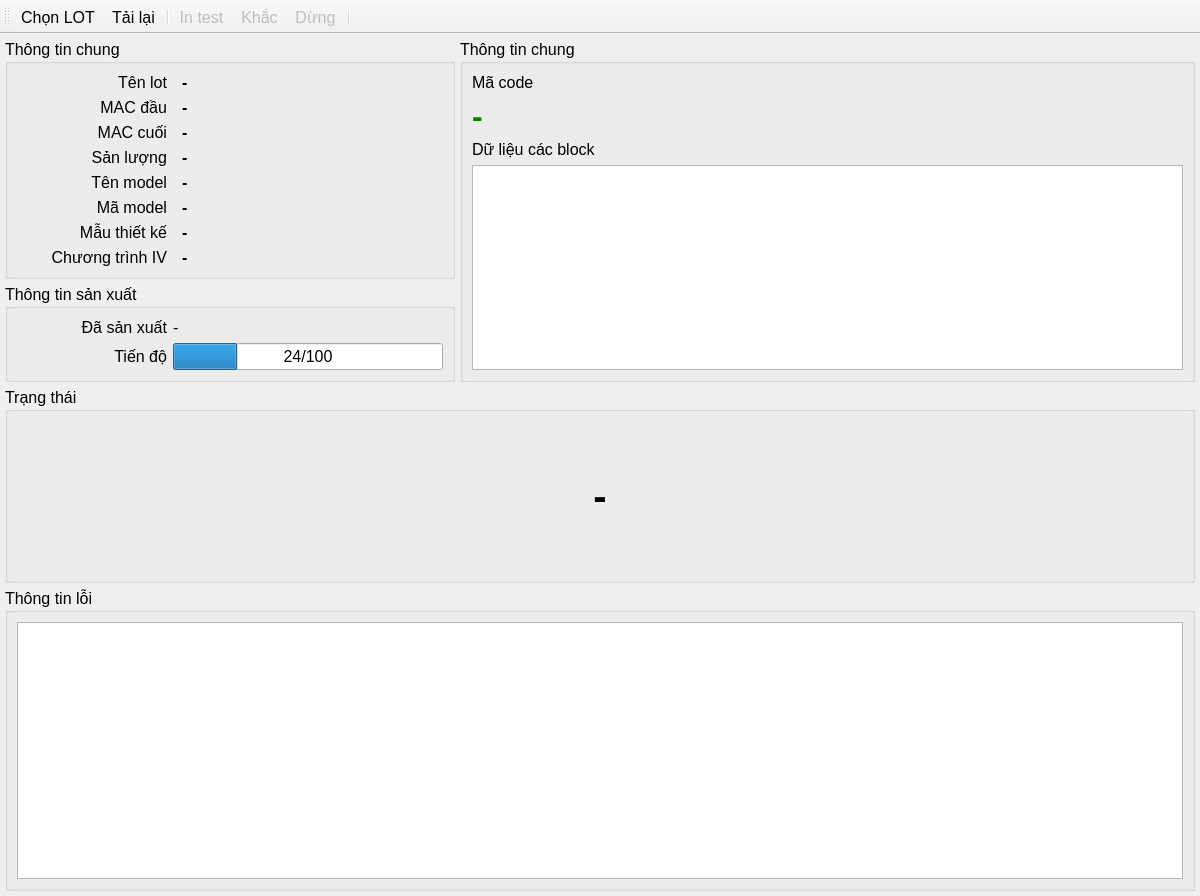
<?xml version="1.0" encoding="UTF-8"?>
<ui version="4.0">
 <class>MarkWindow</class>
 <widget class="QMainWindow" name="MarkWindow">
  <property name="geometry">
   <rect>
    <x>0</x>
    <y>0</y>
    <width>1200</width>
    <height>896</height>
   </rect>
  </property>
  <property name="font">
   <font>
    <pointsize>12</pointsize>
   </font>
  </property>
  <property name="windowTitle">
   <string>MainWindow</string>
  </property>
  <widget class="QWidget" name="centralwidget">
   <layout class="QGridLayout" name="gridLayout_2">
    <property name="leftMargin">
     <number>0</number>
    </property>
    <property name="topMargin">
     <number>0</number>
    </property>
    <property name="rightMargin">
     <number>0</number>
    </property>
    <property name="bottomMargin">
     <number>0</number>
    </property>
    <item row="0" column="0">
     <widget class="QStackedWidget" name="stackedWidget">
      <property name="currentIndex">
       <number>1</number>
      </property>
      <widget class="QWidget" name="pageSelector">
       <property name="font">
        <font>
         <pointsize>10</pointsize>
        </font>
       </property>
       <layout class="QGridLayout" name="gridLayout">
        <property name="leftMargin">
         <number>0</number>
        </property>
        <property name="topMargin">
         <number>0</number>
        </property>
        <property name="rightMargin">
         <number>0</number>
        </property>
        <property name="bottomMargin">
         <number>0</number>
        </property>
        <item row="0" column="0">
         <widget class="TableView" name="tbvSelector">
          <property name="font">
           <font>
            <pointsize>12</pointsize>
           </font>
          </property>
          <property name="toolTip">
           <string>&lt;html&gt;&lt;head/&gt;&lt;body&gt;&lt;p&gt;&lt;span style=&quot; font-size:10pt; font-weight:700; color:#5555ff;&quot;&gt;Danh sách lot&lt;/span&gt;&lt;/p&gt;&lt;p&gt;&lt;span style=&quot; font-size:10pt;&quot;&gt;Nhấp đúp chuột vào một lot ở trong danh sách này để chọn và chuyển sang sản xuất.&lt;/span&gt;&lt;/p&gt;&lt;p&gt;&lt;span style=&quot; font-size:10pt;&quot;&gt;Lot nào đã hoàn thành thì sẽ không chuyển được sang sản xuất.&lt;/span&gt;&lt;/p&gt;&lt;/body&gt;&lt;/html&gt;</string>
          </property>
          <property name="editTriggers">
           <set>QAbstractItemView::NoEditTriggers</set>
          </property>
          <property name="selectionMode">
           <enum>QAbstractItemView::SingleSelection</enum>
          </property>
          <property name="selectionBehavior">
           <enum>QAbstractItemView::SelectRows</enum>
          </property>
          <attribute name="horizontalHeaderDefaultSectionSize">
           <number>150</number>
          </attribute>
          <attribute name="verticalHeaderMinimumSectionSize">
           <number>24</number>
          </attribute>
          <attribute name="verticalHeaderDefaultSectionSize">
           <number>24</number>
          </attribute>
         </widget>
        </item>
       </layout>
      </widget>
      <widget class="QWidget" name="pageMark">
       <layout class="QGridLayout" name="gridLayout_4">
        <property name="leftMargin">
         <number>5</number>
        </property>
        <property name="topMargin">
         <number>5</number>
        </property>
        <property name="rightMargin">
         <number>5</number>
        </property>
        <property name="bottomMargin">
         <number>5</number>
        </property>
        <property name="spacing">
         <number>5</number>
        </property>
        <item row="0" column="1" rowspan="2">
         <widget class="QGroupBox" name="groupBox_3">
          <property name="title">
           <string>Thông tin chung</string>
          </property>
          <layout class="QGridLayout" name="gridLayout_6">
           <item row="0" column="0">
            <widget class="QLabel" name="label_8">
             <property name="text">
              <string>Mã code</string>
             </property>
            </widget>
           </item>
           <item row="2" column="0">
            <widget class="QLabel" name="label_9">
             <property name="text">
              <string>Dữ liệu các block</string>
             </property>
            </widget>
           </item>
           <item row="0" column="1">
            <widget class="QLabel" name="lblFormat">
             <property name="sizePolicy">
              <sizepolicy hsizetype="Expanding" vsizetype="Preferred">
               <horstretch>0</horstretch>
               <verstretch>0</verstretch>
              </sizepolicy>
             </property>
             <property name="styleSheet">
              <string notr="true">color:rgb(0, 85, 255)</string>
             </property>
             <property name="text">
              <string/>
             </property>
            </widget>
           </item>
           <item row="3" column="0" colspan="2">
            <widget class="TableView" name="tbvBlocks">
             <property name="font">
              <font>
               <pointsize>16</pointsize>
              </font>
             </property>
             <property name="editTriggers">
              <set>QAbstractItemView::NoEditTriggers</set>
             </property>
             <attribute name="horizontalHeaderVisible">
              <bool>false</bool>
             </attribute>
             <attribute name="horizontalHeaderStretchLastSection">
              <bool>true</bool>
             </attribute>
             <attribute name="verticalHeaderVisible">
              <bool>false</bool>
             </attribute>
            </widget>
           </item>
           <item row="1" column="0" colspan="2">
            <widget class="QLabel" name="lblBarcode">
             <property name="font">
              <font>
               <pointsize>-1</pointsize>
               <bold>true</bold>
              </font>
             </property>
             <property name="styleSheet">
              <string notr="true">color:green;
font-size:32px;</string>
             </property>
             <property name="text">
              <string>-</string>
             </property>
            </widget>
           </item>
          </layout>
         </widget>
        </item>
        <item row="0" column="0">
         <widget class="QGroupBox" name="groupBox">
          <property name="maximumSize">
           <size>
            <width>450</width>
            <height>16777215</height>
           </size>
          </property>
          <property name="title">
           <string>Thông tin chung</string>
          </property>
          <layout class="QGridLayout" name="gridLayout_5">
           <property name="horizontalSpacing">
            <number>15</number>
           </property>
           <item row="10" column="1">
            <widget class="QLabel" name="lblIVProgram">
             <property name="font">
              <font>
               <pointsize>12</pointsize>
               <bold>true</bold>
              </font>
             </property>
             <property name="text">
              <string>-</string>
             </property>
             <property name="alignment">
              <set>Qt::AlignLeading|Qt::AlignLeft|Qt::AlignVCenter</set>
             </property>
            </widget>
           </item>
           <item row="0" column="1">
            <widget class="QLabel" name="lblLotName">
             <property name="minimumSize">
              <size>
               <width>300</width>
               <height>0</height>
              </size>
             </property>
             <property name="font">
              <font>
               <pointsize>12</pointsize>
               <bold>true</bold>
              </font>
             </property>
             <property name="text">
              <string>-</string>
             </property>
            </widget>
           </item>
           <item row="4" column="0">
            <widget class="QLabel" name="label_5">
             <property name="font">
              <font>
               <pointsize>12</pointsize>
              </font>
             </property>
             <property name="text">
              <string>MAC cuối</string>
             </property>
             <property name="alignment">
              <set>Qt::AlignRight|Qt::AlignTrailing|Qt::AlignVCenter</set>
             </property>
            </widget>
           </item>
           <item row="4" column="1">
            <widget class="QLabel" name="lblSerialEnd">
             <property name="font">
              <font>
               <pointsize>12</pointsize>
               <bold>true</bold>
              </font>
             </property>
             <property name="text">
              <string>-</string>
             </property>
            </widget>
           </item>
           <item row="8" column="0">
            <widget class="QLabel" name="label_3">
             <property name="font">
              <font>
               <pointsize>12</pointsize>
              </font>
             </property>
             <property name="text">
              <string>Mã model</string>
             </property>
             <property name="alignment">
              <set>Qt::AlignRight|Qt::AlignTrailing|Qt::AlignVCenter</set>
             </property>
            </widget>
           </item>
           <item row="7" column="0">
            <widget class="QLabel" name="label_2">
             <property name="font">
              <font>
               <pointsize>12</pointsize>
              </font>
             </property>
             <property name="text">
              <string>Tên model</string>
             </property>
             <property name="alignment">
              <set>Qt::AlignRight|Qt::AlignTrailing|Qt::AlignVCenter</set>
             </property>
            </widget>
           </item>
           <item row="3" column="0">
            <widget class="QLabel" name="label_4">
             <property name="font">
              <font>
               <pointsize>12</pointsize>
              </font>
             </property>
             <property name="text">
              <string>MAC đầu</string>
             </property>
             <property name="alignment">
              <set>Qt::AlignRight|Qt::AlignTrailing|Qt::AlignVCenter</set>
             </property>
            </widget>
           </item>
           <item row="8" column="1">
            <widget class="QLabel" name="lblModelCode">
             <property name="font">
              <font>
               <pointsize>12</pointsize>
               <bold>true</bold>
              </font>
             </property>
             <property name="text">
              <string>-</string>
             </property>
            </widget>
           </item>
           <item row="7" column="1">
            <widget class="QLabel" name="lblModelName">
             <property name="font">
              <font>
               <pointsize>12</pointsize>
               <bold>true</bold>
              </font>
             </property>
             <property name="text">
              <string>-</string>
             </property>
            </widget>
           </item>
           <item row="5" column="1">
            <widget class="QLabel" name="lblQuantity">
             <property name="font">
              <font>
               <pointsize>12</pointsize>
               <bold>true</bold>
              </font>
             </property>
             <property name="text">
              <string>-</string>
             </property>
            </widget>
           </item>
           <item row="5" column="0">
            <widget class="QLabel" name="label_11">
             <property name="font">
              <font>
               <pointsize>12</pointsize>
              </font>
             </property>
             <property name="text">
              <string>Sản lượng</string>
             </property>
             <property name="alignment">
              <set>Qt::AlignRight|Qt::AlignTrailing|Qt::AlignVCenter</set>
             </property>
            </widget>
           </item>
           <item row="3" column="1">
            <widget class="QLabel" name="lblSerialStart">
             <property name="font">
              <font>
               <pointsize>12</pointsize>
               <bold>true</bold>
              </font>
             </property>
             <property name="text">
              <string>-</string>
             </property>
            </widget>
           </item>
           <item row="9" column="1">
            <widget class="QLabel" name="lblDesign">
             <property name="font">
              <font>
               <pointsize>12</pointsize>
               <bold>true</bold>
              </font>
             </property>
             <property name="text">
              <string>-</string>
             </property>
             <property name="alignment">
              <set>Qt::AlignLeading|Qt::AlignLeft|Qt::AlignVCenter</set>
             </property>
            </widget>
           </item>
           <item row="10" column="0">
            <widget class="QLabel" name="label_7">
             <property name="font">
              <font>
               <pointsize>12</pointsize>
              </font>
             </property>
             <property name="text">
              <string>Chương trình IV</string>
             </property>
             <property name="alignment">
              <set>Qt::AlignRight|Qt::AlignTrailing|Qt::AlignVCenter</set>
             </property>
            </widget>
           </item>
           <item row="9" column="0">
            <widget class="QLabel" name="label_6">
             <property name="font">
              <font>
               <pointsize>12</pointsize>
              </font>
             </property>
             <property name="text">
              <string>Mẫu thiết kế</string>
             </property>
             <property name="alignment">
              <set>Qt::AlignRight|Qt::AlignTrailing|Qt::AlignVCenter</set>
             </property>
            </widget>
           </item>
           <item row="0" column="0">
            <widget class="QLabel" name="label">
             <property name="minimumSize">
              <size>
               <width>150</width>
               <height>0</height>
              </size>
             </property>
             <property name="font">
              <font>
               <pointsize>12</pointsize>
              </font>
             </property>
             <property name="text">
              <string>Tên lot</string>
             </property>
             <property name="alignment">
              <set>Qt::AlignRight|Qt::AlignTrailing|Qt::AlignVCenter</set>
             </property>
            </widget>
           </item>
          </layout>
         </widget>
        </item>
        <item row="1" column="0">
         <widget class="QGroupBox" name="groupBox_2">
          <property name="maximumSize">
           <size>
            <width>450</width>
            <height>16777215</height>
           </size>
          </property>
          <property name="title">
           <string>Thông tin sản xuất</string>
          </property>
          <layout class="QGridLayout" name="gridLayout_7">
           <item row="2" column="1">
            <widget class="QProgressBar" name="pgbProgress">
             <property name="font">
              <font>
               <pointsize>12</pointsize>
              </font>
             </property>
             <property name="value">
              <number>24</number>
             </property>
             <property name="alignment">
              <set>Qt::AlignCenter</set>
             </property>
             <property name="textDirection">
              <enum>QProgressBar::TopToBottom</enum>
             </property>
             <property name="format">
              <string>%v/%m</string>
             </property>
            </widget>
           </item>
           <item row="2" column="0">
            <widget class="QLabel" name="label_14">
             <property name="font">
              <font>
               <pointsize>12</pointsize>
              </font>
             </property>
             <property name="text">
              <string>Tiến độ</string>
             </property>
             <property name="alignment">
              <set>Qt::AlignRight|Qt::AlignTrailing|Qt::AlignVCenter</set>
             </property>
            </widget>
           </item>
           <item row="1" column="0">
            <widget class="QLabel" name="label_10">
             <property name="minimumSize">
              <size>
               <width>150</width>
               <height>0</height>
              </size>
             </property>
             <property name="font">
              <font>
               <pointsize>12</pointsize>
              </font>
             </property>
             <property name="text">
              <string>Đã sản xuất</string>
             </property>
             <property name="alignment">
              <set>Qt::AlignRight|Qt::AlignTrailing|Qt::AlignVCenter</set>
             </property>
            </widget>
           </item>
           <item row="1" column="1">
            <widget class="QLabel" name="lblCount">
             <property name="minimumSize">
              <size>
               <width>0</width>
               <height>0</height>
              </size>
             </property>
             <property name="font">
              <font>
               <pointsize>12</pointsize>
              </font>
             </property>
             <property name="text">
              <string>-</string>
             </property>
            </widget>
           </item>
          </layout>
         </widget>
        </item>
        <item row="2" column="0" colspan="2">
         <widget class="QGroupBox" name="groupBox_4">
          <property name="title">
           <string>Trạng thái</string>
          </property>
          <layout class="QGridLayout" name="gridLayout_8">
           <item row="0" column="0">
            <widget class="QLabel" name="lblStatus">
             <property name="minimumSize">
              <size>
               <width>0</width>
               <height>150</height>
              </size>
             </property>
             <property name="font">
              <font>
               <pointsize>30</pointsize>
               <bold>true</bold>
              </font>
             </property>
             <property name="text">
              <string>-</string>
             </property>
             <property name="alignment">
              <set>Qt::AlignCenter</set>
             </property>
            </widget>
           </item>
          </layout>
         </widget>
        </item>
        <item row="3" column="0" colspan="2">
         <widget class="QGroupBox" name="groupBox_5">
          <property name="sizePolicy">
           <sizepolicy hsizetype="Preferred" vsizetype="Expanding">
            <horstretch>0</horstretch>
            <verstretch>0</verstretch>
           </sizepolicy>
          </property>
          <property name="title">
           <string>Thông tin lỗi</string>
          </property>
          <layout class="QGridLayout" name="gridLayout_9">
           <item row="0" column="0">
            <widget class="TableView" name="tbvErrors">
             <property name="editTriggers">
              <set>QAbstractItemView::NoEditTriggers</set>
             </property>
             <attribute name="horizontalHeaderMinimumSectionSize">
              <number>125</number>
             </attribute>
             <attribute name="horizontalHeaderStretchLastSection">
              <bool>true</bool>
             </attribute>
            </widget>
           </item>
          </layout>
         </widget>
        </item>
       </layout>
      </widget>
     </widget>
    </item>
   </layout>
  </widget>
  <widget class="QToolBar" name="toolBar">
   <property name="windowTitle">
    <string>toolBar</string>
   </property>
   <property name="iconSize">
    <size>
     <width>80</width>
     <height>24</height>
    </size>
   </property>
   <property name="toolButtonStyle">
    <enum>Qt::ToolButtonTextUnderIcon</enum>
   </property>
   <attribute name="toolBarArea">
    <enum>TopToolBarArea</enum>
   </attribute>
   <attribute name="toolBarBreak">
    <bool>false</bool>
   </attribute>
   <addaction name="actionSelect"/>
   <addaction name="actionLoad"/>
   <addaction name="separator"/>
   <addaction name="actionMark"/>
   <addaction name="actionRun"/>
   <addaction name="actionStop"/>
   <addaction name="separator"/>
  </widget>
  <action name="actionRun">
   <property name="enabled">
    <bool>false</bool>
   </property>
   <property name="icon">
    <iconset resource="../ui/icons.qrc">
     <normaloff>:/icons/laser_beam_48px.png</normaloff>:/icons/laser_beam_48px.png</iconset>
   </property>
   <property name="text">
    <string>Khắc</string>
   </property>
   <property name="toolTip">
    <string>&lt;html&gt;&lt;head/&gt;&lt;body&gt;&lt;p&gt;&lt;span style=&quot; font-weight:700; color:#5555ff;&quot;&gt;Khắc&lt;/span&gt;&lt;/p&gt;&lt;p&gt;&lt;span style=&quot; color:#404040;&quot;&gt;Click vào nút nhấn này, phần mềm sẽ kết nối với thiết bị chấp hành và bắt đầu hoạt động sản xuất liên tục.&lt;/span&gt;&lt;/p&gt;&lt;/body&gt;&lt;/html&gt;</string>
   </property>
  </action>
  <action name="actionStop">
   <property name="enabled">
    <bool>false</bool>
   </property>
   <property name="icon">
    <iconset resource="../ui/icons.qrc">
     <normaloff>:/icons/stop_48px.png</normaloff>:/icons/stop_48px.png</iconset>
   </property>
   <property name="text">
    <string>Dừng</string>
   </property>
   <property name="toolTip">
    <string>&lt;html&gt;&lt;head/&gt;&lt;body&gt;&lt;p&gt;&lt;span style=&quot; font-weight:700; color:#ff0000;&quot;&gt;Dừng&lt;/span&gt;&lt;/p&gt;&lt;p&gt;&lt;span style=&quot; color:#404040;&quot;&gt;Click vào nút nhấn này, thiết bị đang hoạt động sản xuất sẽ chuyển sang trạng thái chờ.&lt;/span&gt;&lt;/p&gt;&lt;/body&gt;&lt;/html&gt;</string>
   </property>
  </action>
  <action name="actionSelect">
   <property name="icon">
    <iconset resource="../ui/icons.qrc">
     <normaloff>:/icons/Blue Pointer_48px.png</normaloff>:/icons/Blue Pointer_48px.png</iconset>
   </property>
   <property name="text">
    <string>Chọn LOT</string>
   </property>
   <property name="toolTip">
    <string>&lt;html&gt;&lt;head/&gt;&lt;body&gt;&lt;p&gt;&lt;span style=&quot; font-weight:700; color:#5555ff;&quot;&gt;Chọn lot&lt;/span&gt;&lt;/p&gt;&lt;p&gt;&lt;span style=&quot; color:#404040;&quot;&gt;Click vào nút nhấn này, màn hình sẽ chuyển sang hiển thị danh sách các lot hiện có.&lt;/span&gt;&lt;/p&gt;&lt;p&gt;&lt;span style=&quot; color:#404040;&quot;&gt;Để có thể chọn một lot trong danh sách đó và khắc.&lt;/span&gt;&lt;/p&gt;&lt;/body&gt;&lt;/html&gt;</string>
   </property>
  </action>
  <action name="actionMark">
   <property name="enabled">
    <bool>false</bool>
   </property>
   <property name="icon">
    <iconset resource="../ui/icons.qrc">
     <normaloff>:/icons/flash_on_48px.png</normaloff>:/icons/flash_on_48px.png</iconset>
   </property>
   <property name="text">
    <string>In test</string>
   </property>
   <property name="toolTip">
    <string>&lt;html&gt;&lt;head/&gt;&lt;body&gt;&lt;p&gt;&lt;span style=&quot; font-weight:700; color:#5555ff;&quot;&gt;In test&lt;/span&gt;&lt;/p&gt;&lt;p&gt;&lt;span style=&quot; color:#404040;&quot;&gt;Click vào nút nhấn này, máy sẽ khắc thử một bản.&lt;/span&gt;&lt;/p&gt;&lt;p&gt;&lt;span style=&quot; color:#404040;&quot;&gt;Thông tin khắc sẽ không được ghi lại, không làm thay đổi thông tin đã hoặc các trạng thái in của lot.&lt;/span&gt;&lt;/p&gt;&lt;/body&gt;&lt;/html&gt;</string>
   </property>
  </action>
  <action name="actionLoad">
   <property name="icon">
    <iconset resource="../ui/icons.qrc">
     <normaloff>:/icons/reset_48px.png</normaloff>:/icons/reset_48px.png</iconset>
   </property>
   <property name="text">
    <string>Tải lại</string>
   </property>
   <property name="toolTip">
    <string>&lt;html&gt;&lt;head/&gt;&lt;body&gt;&lt;p&gt;&lt;span style=&quot; font-weight:700; color:#5555ff;&quot;&gt;Tải lại&lt;/span&gt;&lt;/p&gt;&lt;p&gt;&lt;span style=&quot; color:#404040;&quot;&gt;Click vào nút nhấn này, các lot và thông tin các lot sẽ được cập nhật lại.&lt;/span&gt;&lt;/p&gt;&lt;/body&gt;&lt;/html&gt;</string>
   </property>
  </action>
 </widget>
 <customwidgets>
  <customwidget>
   <class>TableView</class>
   <extends>QTableView</extends>
   <header>tableview.h</header>
  </customwidget>
 </customwidgets>
 <resources>
  <include location="../ui/icons.qrc"/>
 </resources>
 <connections/>
</ui>
